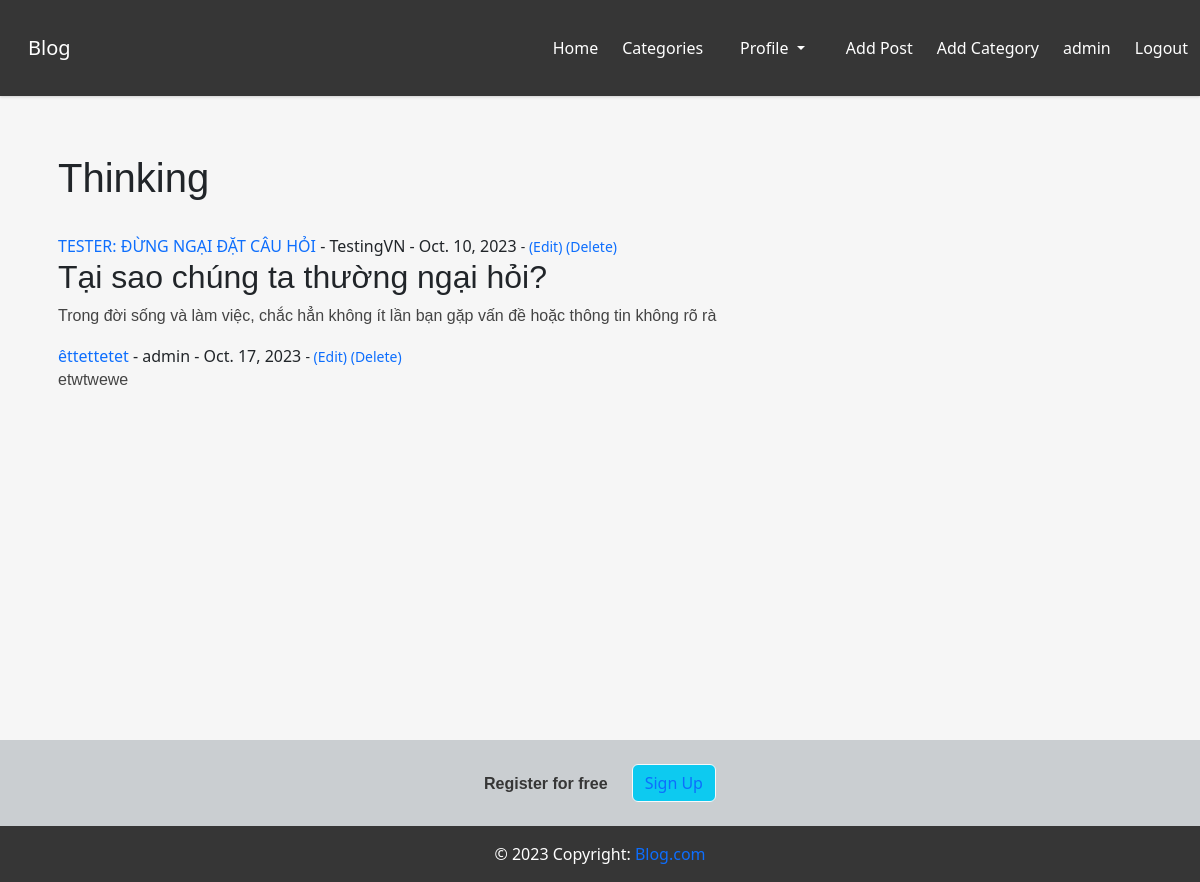
Screenshot of /category/thinking/ (signed in) with the database file from the repository.
### bloghome/models.py (models this page shows, shortened)
class Post(models.Model):
    title = models.CharField(max_length=255)
    header_img=models.ImageField(null=True, blank=True, upload_to="images/")
    author = models.ForeignKey(User, on_delete=models.CASCADE)
    body = RichTextField(blank=True, null=True)
    post_date = models.DateField(auto_now_add=True)
    category = models.CharField(max_length=255, default='coding')
    snippet = models.CharField(max_length=255)
    likes = models.ManyToManyField(User, related_name='blog_posts',blank=True)

### bloghome/views.py (the view)
# urls.py: path('category/<str:cats>/', CategoryView, name='category'),
def CategoryView(request, cats):
    category_posts = Post.objects.filter(category=cats)
    return render(request, 'categories.html',{'cats':cats.title(),'category_posts':category_posts})

### bloghome/templates/categories.html (shortened to what this page needs)
{% extends "base.html" %}
{% block content %}
{% if category_posts %}
    <h1> {{cats}}</h1>
    <br/>
    <ul>
        {% for post in category_posts %}
            <li><a href="{%url 'article-detail' post.pk %}">  {{post.title}} </a>
                 - {{post.author}} - {{post.post_date}}
            {% if user.is_authenticated %}
                <small>- <a href="{%url 'update-post' post.pk %}">(Edit)</a> </small>
                <small>    <a href="{%url 'delete-post' post.pk %}">(Delete)</a> </small> <br/>
            {% endif %}
            {{post.body | slice:":200" |safe}} </li>
        {% endfor %}
    </ul>
{% else %}
    <h2> Sorry this page does not exit </h2>
{% endif %}
{% endblock %}

### bloghome/templates/base.html (shortened to what this page needs)
<!DOCTYPE html>
<html lang = "en" >
<head>
    {% load static %}
    <link rel="stylesheet" href="{% static 'blog/main.css' %}">
    <link rel="stylesheet" href="{% static 'css/bootstrap.min.css' %}" type="text/css">
    <link rel ="stylesheet" href = "https://unpkg.com/bulma@0.9.2/css/bulma.min.css">
    <link rel="stylesheet" href="https://cdnjs.cloudflare.com/ajax/libs/font-awesome/5.15.4/css/all.min.css" />
    <link rel="stylesheet" href="https://cdn.jsdelivr.net/npm/bootstrap@5.3.2/dist/css/bootstrap.rtl.min.css">
</head>
<body>
<div id="container">
    <nav class="navbar is-dark" role="navigation" aria-label="main navigation">
        <div class="navbar-brand">
            <a class="navbar-item" href="/" title="Blog">
                Blog
            </a>
        </div>
        <div id="navbarBasicExample" class="navbar-menu">
            <div class="navbar-end">
                <a href="/" title="Home" class="navbar-item" >Home</a>
                {% if cat_menu %}
                <div class="dropdown navbar-item">
                  <a class="btn dropdown-toggle" style="color:white;" role="button" data-bs-toggle="dropdown" aria-expanded="false">
                    Categories
                  </a>
                  <ul class="dropdown-menu">
                    {% for item in cat_menu %}
                      <li><a class="dropdown-item" href="{% url 'category' item|slugify %}">{{item}}</a></li>
                    {% endfor %}
                  </ul>
                </div>
                {% else %}
                  <a href="{% url 'category-list' %}" class="navbar-item" >Categories</a>
                {% endif %}
                    {% if user.is_authenticated %}
                      <div class="dropdown navbar-item">
                        <a class="btn dropdown-toggle" style="color:white;"  role="button" data-bs-toggle="dropdown" aria-expanded="false">
                          Profile
                        </a>
                      </div>
                        <a href="{% url 'add-post' %}" class="navbar-item">Add Post</a>
                        <a href="{% url 'add-category' %}" class="navbar-item" >Add Category</a>
                        <a class="navbar-item">{{user.username}} </a>
                        <a href="{% url 'logout' %}" class="navbar-item" >Logout</a>
                    {% else %}
                        <a href="{% url 'register' %}" class="navbar-item"  title="Sign up" class="btn btn-primary btn-lg" >Register</a>
                        <a href="{% url 'login' %}" class="navbar-item">Login</a>
                    {% endif %}
            </div>
        </div>
    </nav>
    <section class = "section">
        <div class="container" id = "body">
            {% block content %}
            {% endblock %}
        </div>
    </section>
    <footer class="bg-light text-center" id="footer">
    <div class=" p-4 pb-0" style="background-color: #caced1;">
      <section class="">
        <form action="">
          <div class="row d-flex justify-content-center">
            <div class="col-auto">
              <p class="pt-2">
                <strong>Register for free</strong>
              </p>
            </div>
            <div class="col-auto">
              <button  type="submit" class="btn btn btn-info btn-outline-light mb-4">
                <a href="{% url 'register' %}">Sign Up</a>
              </button>
            </div>
          </div>
        </form>
      </section>
    </div>
    <div class="text-center p-3 text-white" style="background-color: #363636;">
        © 2023 Copyright:
        <a href="/">Blog.com</a>
      </div>
  </footer>
</div>
</body>
</html>

### bloghome/static/blog/main.css (style rules this page uses)
body { background-color: rgb(56, 56, 56); margin-top: 5rem; background-size: contain; background-repeat: no-repeat; }
#body { padding:10px; padding-bottom:60px; }
#footer { position:absolute; bottom:0; width:100%; height:60px; background:#6cf; }
#container { min-height:100%; position:relative; }
h1, h2, h3, h4, h5, h6, p { color: #444444; font-family: 'Poppins', sans-serif; }
ul { margin: 0; }

### bloghome/templates/base.html (style rules this page uses)
html,body { height:100%; background-color:#f6f6f6; }
nav.navbar { height: 6rem !important; box-shadow: 0 1px 3px 0 rgba(0,0,0, .1), 0 1px 2px 0 rgba(0, 0 ,0 , .06) !important }
a { text-decoration: none; }

### rows the page displays
Post: title "TESTER: ĐỪNG NGẠI ĐẶT CÂU HỎI", author "TestingVN", post_date "Oct. 10, 2023", body "Tại sao chúng ta thường ngại hỏi? Trong đời sống và làm việc, chắc hẳn không ít lần bạn gặp vấn đề hoặc thông tin không rõ rà"
Post: title "êttettetet", author "admin", post_date "Oct. 17, 2023", body "etwtwewe"

### other values shown
{{ user.username }} "admin"
{{ cats }} "Thinking"
